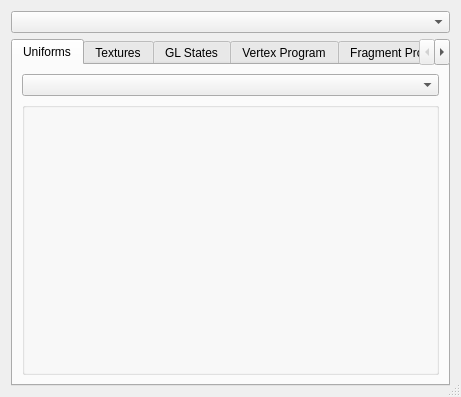
<ui version="4.0" >
 <class>Dialog</class>
 <widget class="QDialog" name="Dialog" >
  <property name="geometry" >
   <rect>
    <x>0</x>
    <y>0</y>
    <width>461</width>
    <height>397</height>
   </rect>
  </property>
  <property name="windowTitle" >
   <string/>
  </property>
  <property name="sizeGripEnabled" >
   <bool>true</bool>
  </property>
  <layout class="QGridLayout" name="gridLayout" >
   <item row="1" column="0" >
    <widget class="QTabWidget" name="tabWidget" >
     <property name="sizePolicy" >
      <sizepolicy vsizetype="Preferred" hsizetype="Preferred" >
       <horstretch>0</horstretch>
       <verstretch>0</verstretch>
      </sizepolicy>
     </property>
     <property name="currentIndex" >
      <number>0</number>
     </property>
     <widget class="QWidget" name="tabUniform" >
      <attribute name="title" >
       <string>Uniforms</string>
      </attribute>
      <layout class="QGridLayout" name="gridLayout_2" >
       <item row="0" column="0" >
        <widget class="QComboBox" name="comboUniforms" />
       </item>
       <item row="1" column="0" >
        <widget class="QGroupBox" name="BoxUnifProps" >
         <property name="title" >
          <string/>
         </property>
         <property name="checkable" >
          <bool>false</bool>
         </property>
         <layout class="QGridLayout" name="gridLayout_6" />
        </widget>
       </item>
      </layout>
     </widget>
     <widget class="QWidget" name="tabTextures" >
      <attribute name="title" >
       <string>Textures</string>
      </attribute>
      <layout class="QGridLayout" name="gridLayout_5" >
       <item row="0" column="0" >
        <widget class="QComboBox" name="comboTextures" />
       </item>
       <item row="1" column="0" >
        <widget class="QGroupBox" name="BoxTextureProps" >
         <property name="title" >
          <string/>
         </property>
         <layout class="QGridLayout" name="gridLayout_8" >
          <item row="0" column="0" >
           <layout class="QGridLayout" name="gridLayout_7" >
            <item row="0" column="0" >
             <layout class="QHBoxLayout" name="horizontalLayout" >
              <item>
               <widget class="QLineEdit" name="EditTexFile" >
                <property name="readOnly" >
                 <bool>true</bool>
                </property>
               </widget>
              </item>
              <item>
               <widget class="QPushButton" name="btnChangeTexture" >
                <property name="text" >
                 <string>Browse</string>
                </property>
                <property name="autoDefault" >
                 <bool>false</bool>
                </property>
               </widget>
              </item>
             </layout>
            </item>
            <item row="1" column="0" >
             <layout class="QHBoxLayout" name="horizontalLayout_2" >
              <item>
               <widget class="QGroupBox" name="TexInfoBox" >
                <property name="title" >
                 <string/>
                </property>
                <layout class="QGridLayout" name="gridLayout_9" >
                 <item row="0" column="0" >
                  <layout class="QHBoxLayout" name="horizontalLayout_3" >
                   <item>
                    <widget class="QLabel" name="lblPreview" >
                     <property name="frameShape" >
                      <enum>QFrame::NoFrame</enum>
                     </property>
                     <property name="frameShadow" >
                      <enum>QFrame::Plain</enum>
                     </property>
                     <property name="text" >
                      <string/>
                     </property>
                    </widget>
                   </item>
                   <item>
                    <layout class="QVBoxLayout" name="infoTexLayout" />
                   </item>
                  </layout>
                 </item>
                </layout>
               </widget>
              </item>
             </layout>
            </item>
            <item row="2" column="0" >
             <widget class="QTableWidget" name="TexStatesTable" >
              <property name="autoScroll" >
               <bool>false</bool>
              </property>
              <property name="wordWrap" >
               <bool>false</bool>
              </property>
              <property name="columnCount" >
               <number>0</number>
              </property>
             </widget>
            </item>
           </layout>
          </item>
         </layout>
        </widget>
       </item>
      </layout>
     </widget>
     <widget class="QWidget" name="tabStates" >
      <attribute name="title" >
       <string>GL States</string>
      </attribute>
      <layout class="QGridLayout" name="gridLayout_10" >
       <item row="0" column="0" >
        <widget class="QTableWidget" name="glStatesTable" >
         <property name="autoScroll" >
          <bool>false</bool>
         </property>
         <property name="wordWrap" >
          <bool>false</bool>
         </property>
        </widget>
       </item>
      </layout>
     </widget>
     <widget class="QWidget" name="tabVertex" >
      <attribute name="title" >
       <string>Vertex Program</string>
      </attribute>
      <layout class="QGridLayout" name="gridLayout_3" >
       <item row="0" column="0" >
        <widget class="QTextEdit" name="textVert" >
         <property name="sizePolicy" >
          <sizepolicy vsizetype="Preferred" hsizetype="Preferred" >
           <horstretch>0</horstretch>
           <verstretch>0</verstretch>
          </sizepolicy>
         </property>
         <property name="lineWrapMode" >
          <enum>QTextEdit::NoWrap</enum>
         </property>
         <property name="readOnly" >
          <bool>true</bool>
         </property>
         <property name="textInteractionFlags" >
          <set>Qt::TextSelectableByKeyboard|Qt::TextSelectableByMouse</set>
         </property>
        </widget>
       </item>
      </layout>
     </widget>
     <widget class="QWidget" name="tabFragment" >
      <attribute name="title" >
       <string>Fragment Program</string>
      </attribute>
      <layout class="QGridLayout" name="gridLayout_4" >
       <item row="0" column="0" >
        <widget class="QTextEdit" name="textFrag" >
         <property name="sizePolicy" >
          <sizepolicy vsizetype="Preferred" hsizetype="Preferred" >
           <horstretch>0</horstretch>
           <verstretch>0</verstretch>
          </sizepolicy>
         </property>
         <property name="lineWrapMode" >
          <enum>QTextEdit::NoWrap</enum>
         </property>
         <property name="readOnly" >
          <bool>true</bool>
         </property>
         <property name="textInteractionFlags" >
          <set>Qt::TextSelectableByKeyboard|Qt::TextSelectableByMouse</set>
         </property>
        </widget>
       </item>
      </layout>
     </widget>
     <widget class="QWidget" name="tabCompileLog" >
      <attribute name="title" >
       <string>Log</string>
      </attribute>
      <layout class="QGridLayout" name="gridLayout_11" >
       <item row="0" column="0" >
        <widget class="QPlainTextEdit" name="textLog" >
         <property name="lineWrapMode" >
          <enum>QPlainTextEdit::NoWrap</enum>
         </property>
         <property name="readOnly" >
          <bool>true</bool>
         </property>
         <property name="plainText" >
          <string/>
         </property>
        </widget>
       </item>
      </layout>
     </widget>
    </widget>
   </item>
   <item row="0" column="0" >
    <widget class="QComboBox" name="comboPasses" />
   </item>
  </layout>
 </widget>
 <resources/>
 <connections/>
</ui>
